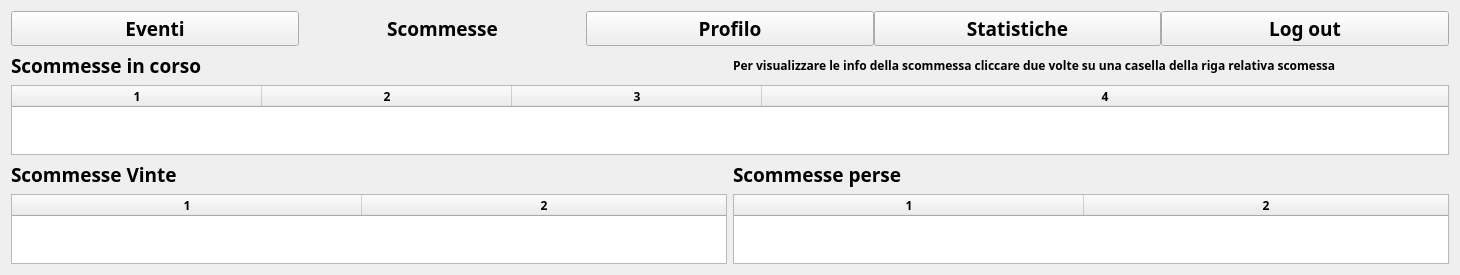
      <widget class="QWidget" name="UserBets">
       <layout class="QGridLayout" name="gridLayout_12">
        <item row="0" column="0" colspan="2">
         <layout class="QHBoxLayout" name="MenuLayoutUserBets">
          <property name="spacing">
           <number>0</number>
          </property>
          <property name="sizeConstraint">
           <enum>QLayout::SetDefaultConstraint</enum>
          </property>
          <item>
           <widget class="QPushButton" name="UserBets_to_Event_page_btn">
            <property name="font">
             <font>
              <family>Bahnschrift SemiBold</family>
              <pointsize>14</pointsize>
              <weight>75</weight>
              <bold>true</bold>
             </font>
            </property>
            <property name="text">
             <string>Eventi</string>
            </property>
            <property name="autoDefault">
             <bool>false</bool>
            </property>
            <property name="default">
             <bool>false</bool>
            </property>
            <property name="flat">
             <bool>false</bool>
            </property>
           </widget>
          </item>
          <item>
           <widget class="QPushButton" name="UserBets_to_Bets_page_btn">
            <property name="font">
             <font>
              <family>Bahnschrift SemiBold</family>
              <pointsize>14</pointsize>
              <weight>75</weight>
              <bold>true</bold>
             </font>
            </property>
            <property name="text">
             <string>Scommesse</string>
            </property>
            <property name="flat">
             <bool>true</bool>
            </property>
           </widget>
          </item>
          <item>
           <widget class="QPushButton" name="UsersBets_to_Profile_page_btn">
            <property name="font">
             <font>
              <family>Bahnschrift SemiBold</family>
              <pointsize>14</pointsize>
              <weight>75</weight>
              <bold>true</bold>
             </font>
            </property>
            <property name="autoFillBackground">
             <bool>false</bool>
            </property>
            <property name="text">
             <string>Profilo</string>
            </property>
           </widget>
          </item>
          <item>
           <widget class="QPushButton" name="UserBets_to_Stats_page_btn">
            <property name="font">
             <font>
              <family>Bahnschrift SemiBold</family>
              <pointsize>14</pointsize>
              <weight>75</weight>
              <bold>true</bold>
             </font>
            </property>
            <property name="text">
             <string>Statistiche</string>
            </property>
           </widget>
          </item>
          <item>
           <widget class="QPushButton" name="UserBets_LogOut_btn">
            <property name="font">
             <font>
              <family>Bahnschrift SemiBold</family>
              <pointsize>14</pointsize>
              <weight>75</weight>
              <bold>true</bold>
             </font>
            </property>
            <property name="text">
             <string>Log out</string>
            </property>
           </widget>
          </item>
         </layout>
        </item>
        <item row="3" column="0">
         <widget class="QLabel" name="UserBets_wbets_tbl_title">
          <property name="font">
           <font>
            <family>Bahnschrift SemiBold</family>
            <pointsize>14</pointsize>
            <weight>75</weight>
            <bold>true</bold>
           </font>
          </property>
          <property name="text">
           <string>Scommesse Vinte</string>
          </property>
         </widget>
        </item>
        <item row="1" column="1">
         <widget class="QLabel" name="label_info">
          <property name="font">
           <font>
            <family>Bahnschrift SemiBold</family>
            <pointsize>9</pointsize>
            <weight>75</weight>
            <bold>true</bold>
           </font>
          </property>
          <property name="text">
           <string>Per visualizzare le info della scommessa cliccare due volte su una casella della riga relativa scomessa</string>
          </property>
         </widget>
        </item>
        <item row="2" column="0" colspan="2">
         <widget class="QTableWidget" name="UserBets_Bets_tbl">
          <property name="font">
           <font>
            <family>Bahnschrift SemiBold</family>
            <weight>75</weight>
            <bold>true</bold>
           </font>
          </property>
          <property name="sizeAdjustPolicy">
           <enum>QAbstractScrollArea::AdjustToContents</enum>
          </property>
          <property name="editTriggers">
           <set>QAbstractItemView::NoEditTriggers</set>
          </property>
          <property name="columnCount">
           <number>4</number>
          </property>
          <attribute name="horizontalHeaderCascadingSectionResizes">
           <bool>true</bool>
          </attribute>
          <attribute name="horizontalHeaderDefaultSectionSize">
           <number>250</number>
          </attribute>
          <attribute name="horizontalHeaderStretchLastSection">
           <bool>true</bool>
          </attribute>
          <attribute name="verticalHeaderVisible">
           <bool>false</bool>
          </attribute>
          <column/>
          <column/>
          <column/>
          <column/>
         </widget>
        </item>
        <item row="3" column="1">
         <widget class="QLabel" name="UserBets_fbets_tbl_title">
          <property name="font">
           <font>
            <family>Bahnschrift SemiBold</family>
            <pointsize>14</pointsize>
            <weight>75</weight>
            <bold>true</bold>
           </font>
          </property>
          <property name="text">
           <string>Scommesse perse</string>
          </property>
         </widget>
        </item>
        <item row="1" column="0">
         <widget class="QLabel" name="UserBets_bets_tbl_title">
          <property name="font">
           <font>
            <family>Bahnschrift SemiBold</family>
            <pointsize>14</pointsize>
            <weight>75</weight>
            <bold>true</bold>
           </font>
          </property>
          <property name="text">
           <string>Scommesse in corso</string>
          </property>
         </widget>
        </item>
        <item row="4" column="0">
         <widget class="QTableWidget" name="UserBets_Wbets_tbl">
          <property name="font">
           <font>
            <family>Bahnschrift SemiBold</family>
            <weight>75</weight>
            <bold>true</bold>
           </font>
          </property>
          <property name="sizeAdjustPolicy">
           <enum>QAbstractScrollArea::AdjustToContents</enum>
          </property>
          <property name="editTriggers">
           <set>QAbstractItemView::NoEditTriggers</set>
          </property>
          <property name="columnCount">
           <number>2</number>
          </property>
          <attribute name="horizontalHeaderCascadingSectionResizes">
           <bool>true</bool>
          </attribute>
          <attribute name="horizontalHeaderDefaultSectionSize">
           <number>350</number>
          </attribute>
          <attribute name="horizontalHeaderStretchLastSection">
           <bool>true</bool>
          </attribute>
          <attribute name="verticalHeaderVisible">
           <bool>false</bool>
          </attribute>
          <column/>
          <column/>
         </widget>
        </item>
        <item row="4" column="1">
         <widget class="QTableWidget" name="UserBets_Fbets_tbl">
          <property name="font">
           <font>
            <family>Bahnschrift SemiBold</family>
            <weight>75</weight>
            <bold>true</bold>
           </font>
          </property>
          <property name="sizeAdjustPolicy">
           <enum>QAbstractScrollArea::AdjustToContents</enum>
          </property>
          <property name="editTriggers">
           <set>QAbstractItemView::NoEditTriggers</set>
          </property>
          <property name="columnCount">
           <number>2</number>
          </property>
          <attribute name="horizontalHeaderCascadingSectionResizes">
           <bool>true</bool>
          </attribute>
          <attribute name="horizontalHeaderDefaultSectionSize">
           <number>350</number>
          </attribute>
          <attribute name="horizontalHeaderStretchLastSection">
           <bool>true</bool>
          </attribute>
          <attribute name="verticalHeaderVisible">
           <bool>false</bool>
          </attribute>
          <column/>
          <column/>
         </widget>
        </item>
       </layout>
      </widget>
